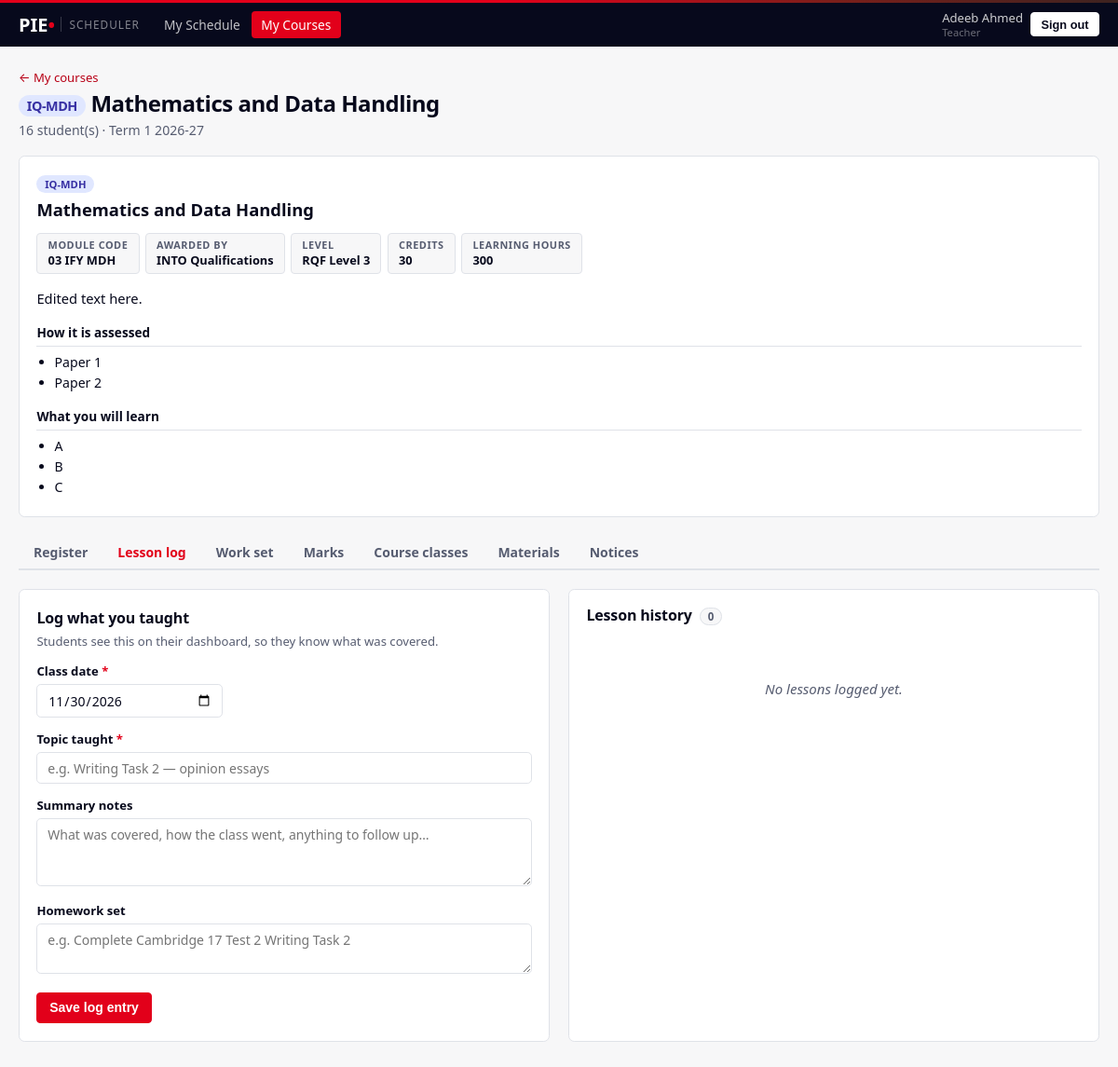
The page /teacher/course/11?tab=lessons (signed in) on the database as committed earlier.
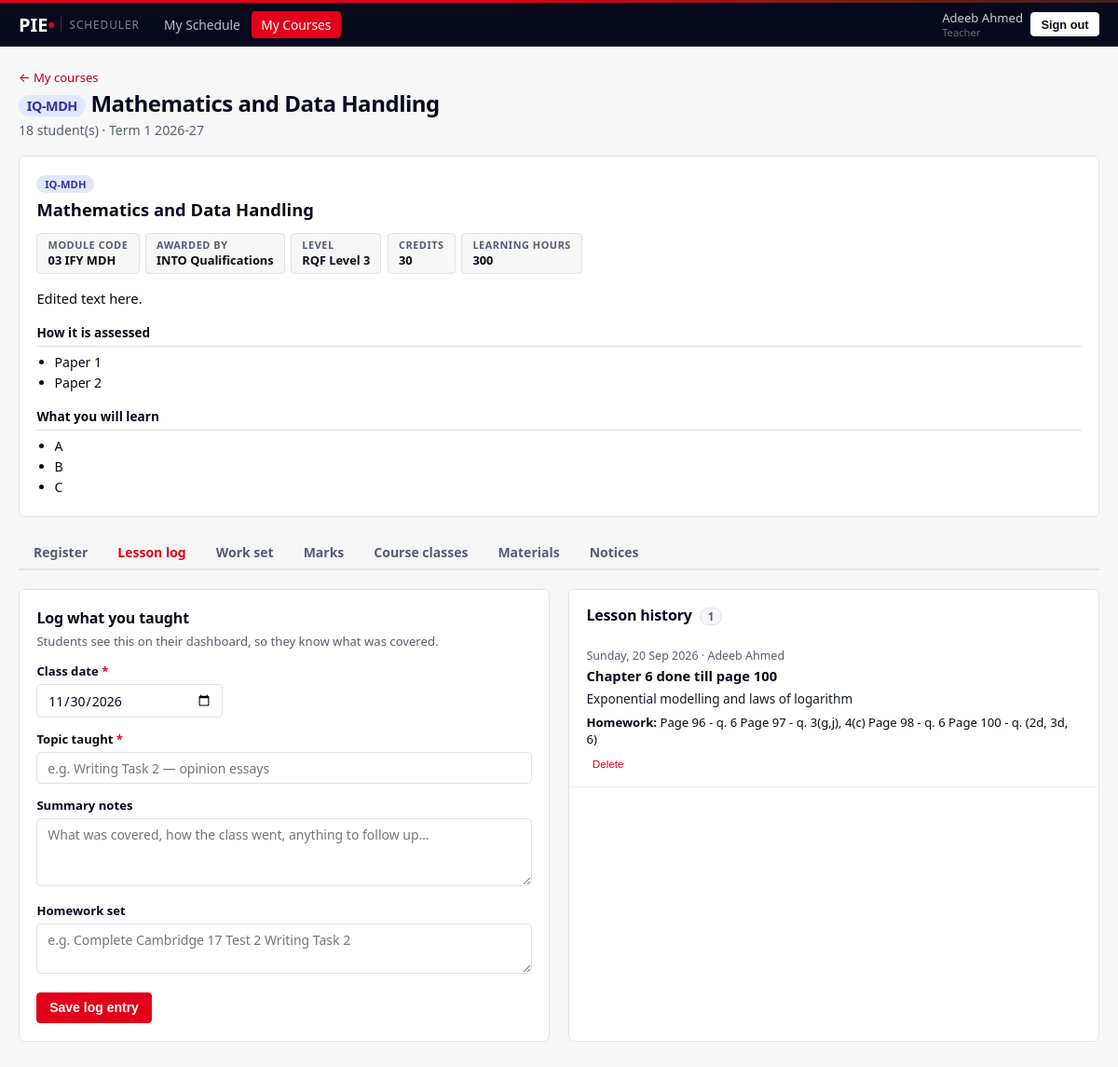
The same page on the database as committed later.
### models.py (models this page shows, shortened)
class Course(db.Model):
    __tablename__ = "course"
    id           = db.Column(db.Integer, primary_key=True)
    course_code  = db.Column(db.String(32), unique=True, nullable=False)
    course_name  = db.Column(db.String(160), nullable=False)
    description  = db.Column(db.Text)          # what the course is, in prose
    mnemonic       = db.Column(db.String(40))    # e.g. 03 IFY MDH
    awarding_body  = db.Column(db.String(120))   # e.g. INTO Qualifications
    level          = db.Column(db.String(80))    # e.g. RQF Level 3
    credits        = db.Column(db.Integer)
    learning_hours = db.Column(db.Integer)
    assessment     = db.Column(db.Text)          # one line per component
    outcomes       = db.Column(db.Text)          # one line per outcome
    branch       = db.Column(db.String(32))
    is_archived  = db.Column(db.Boolean, default=False, nullable=False)
    created_at   = db.Column(db.DateTime, default=datetime.utcnow)
    @property
    def assessment_lines(self):
        return [l.strip() for l in (self.assessment or "").splitlines() if l.strip()]
    @property
    def outcome_lines(self):
        return [l.strip() for l in (self.outcomes or "").splitlines() if l.strip()]
    @property
    def has_detail(self):
        return bool(self.description or self.assessment or self.outcomes
                    or self.credits or self.learning_hours)
    @property
    def facts(self):
        out = []
        if self.mnemonic:      out.append(("Module code", self.mnemonic))
        if self.awarding_body: out.append(("Awarded by", self.awarding_body))
        if self.level:         out.append(("Level", self.level))
        if self.credits:       out.append(("Credits", str(self.credits)))
        if self.learning_hours:
            out.append(("Learning hours", str(self.learning_hours)))
        return out

class LessonLog(db.Model):
    __tablename__ = "lesson_log"
    id           = db.Column(db.Integer, primary_key=True)
    course_id    = db.Column(db.Integer, db.ForeignKey("course.id"), nullable=False, index=True)
    teacher_id   = db.Column(db.Integer, db.ForeignKey("user.id"), nullable=False)
    class_date   = db.Column(db.Date, nullable=False, index=True)
    topic_taught = db.Column(db.Text, nullable=False)
    summary_notes= db.Column(db.Text)
    homework     = db.Column(db.Text)
    created_at   = db.Column(db.DateTime, default=datetime.utcnow)
    course  = db.relationship("Course", backref=db.backref("lessons",
                                                            cascade="all, delete-orphan"))
    teacher = db.relationship("User", backref=db.backref("teacher_lessons",
                                                          cascade="all, delete-orphan"))

class User(UserMixin, db.Model):
    __tablename__ = "user"
    id           = db.Column(db.Integer, primary_key=True)
    username     = db.Column(db.String(64), unique=True, nullable=False, index=True)
    password_hash= db.Column(db.String(255), nullable=False)
    full_name    = db.Column(db.String(120), nullable=False)
    role         = db.Column(db.String(16), nullable=False, index=True)
    status       = db.Column(db.String(16), default="ACTIVE", nullable=False, index=True)
    phone        = db.Column(db.String(32))
    email        = db.Column(db.String(120))
    branch       = db.Column(db.String(32), index=True)
    subjects     = db.Column(db.String(255))          # teachers only
    max_daily_hours = db.Column(db.Float, default=8.0)# teachers only
    days_off     = db.Column(db.String(32))           # teachers: "0,3" = Mon,Thu
    work_hours   = db.Column(db.String(255))          # "0=10:00-20:00;1=14:00-20:00"
    initial_password = db.Column(db.String(64))
    created_at   = db.Column(db.DateTime, default=datetime.utcnow)
    @property
    def is_active(self):
        return self.status == "ACTIVE"
    @property
    def is_admin(self):
        return self.role == "ADMIN"
    @property
    def is_teacher(self):
        return self.role == "TEACHER"
    @property
    def is_viewer(self):
        return self.role == "STUDENT_VIEWER"

### views_teacher.py (the view, shortened to what this page needs)
@bp.route("/teacher/course/<int:cid>")
@login_required
@teacher_only
def course(cid):
    c = db.session.get(Course, cid)
    if not c:
        abort(404)
    students  = _my_students(cid)
    tab       = request.args.get("tab", "register")
    start, end, label = window_from_request()
    extra = {}
    if tab == "register":
        class_date = parse_date(request.args.get("class_date")) or date.today()
        q = (ClassSchedule.query
             .filter(ClassSchedule.date == class_date,
                     ClassSchedule.course_id == cid,
                     ClassSchedule.status != "Cancelled",
                     ClassSchedule.class_type != "Break"))
        if not current_user.is_admin:
            q = q.filter(ClassSchedule.teacher_id == current_user.id)
        sessions = q.order_by(ClassSchedule.start_time).all()
        chosen_id = request.args.get("session_id", type=int)
        session = None
        if sessions:
            session = next((x for x in sessions if x.id == chosen_id), sessions[0])
        roll = []
        if session:
            if session.group:
                roll = sorted((m.student for m in session.group.members if m.student),
                              key=lambda u: u.full_name)
            elif session.student:
                roll = [session.student]
        existing = {}
        if session:
            existing = {a.student_id: a.status for a in
                        ScheduleAttendance.query.filter_by(
                            schedule_id=session.id).all()}
            if not existing:
                existing = {a.student_id: a.status for a in
                            Attendance.query.filter_by(
                                course_id=cid, date=class_date).all()
                            if a.student_id in {s.id for s in roll}}
        marked = (ScheduleAttendance.query
                  .join(ClassSchedule,
                        ScheduleAttendance.schedule_id == ClassSchedule.id)
                  .filter(ClassSchedule.course_id == cid).all())
        marked_dates = sorted({a.schedule.date for a in marked if a.schedule},
                              reverse=True)
        extra = {"class_date": class_date, "existing": existing,
                 "marked_dates": marked_dates, "sessions": sessions,
                 "session": session, "roll": roll}
    elif tab == "lessons":
        extra["logs"] = (LessonLog.query.filter_by(course_id=cid)
                         .order_by(LessonLog.class_date.desc()).all())
    elif tab == "work":
        extra["assessments"] = (Assessment.query.filter_by(course_id=cid)
                                 .order_by(Assessment.assigned_date.desc()).all())
        extra["kinds"] = ASSESSMENT_KINDS
    elif tab == "schedule":
        q = ClassSchedule.query.filter_by(course_id=cid)
        if not current_user.is_admin:
            q = q.filter(ClassSchedule.teacher_id == current_user.id)
        extra["schedules"] = q.order_by(ClassSchedule.date.desc()).all()
    elif tab == "materials":
        extra["materials"] = (CourseMaterial.query.filter_by(course_id=cid)
                              .order_by(CourseMaterial.uploaded_at.desc()).all())
    elif tab == "notices":
        extra["notices"] = (Announcement.query.filter_by(course_id=cid)
                            .order_by(Announcement.created_at.desc()).all())
    return render_template("teacher/course.html",
                           course=c, students=students, tab=tab,
                           window_label=label, start=start, end=end,
                           today_str=date.today().isoformat(),
                           **extra)

### helpers.py (called while the page is built, shortened)
def role_required(*roles):
    def decorator(f):
        @wraps(f)
        def inner(*args, **kwargs):
            if not current_user.is_authenticated:
                return redirect(url_for("login"))
            if current_user.role not in roles:
                abort(403)
            return f(*args, **kwargs)
        return inner
    return decorator

def read_only_guard():
    if not current_user.is_authenticated:
        return None
    if current_user.role != "STUDENT_VIEWER":
        return None

def window_from_request():
    tid = request.args.get("term_id")
    if tid == "all":
        return date(2000, 1, 1), date(2099, 12, 31), "All time"
    if tid:
        t = db.session.get(Term, int(tid))
        if t:
            return t.start_date, t.end_date, t.name
    current = Term.query.filter_by(is_current=True).first()
    if current:
        return current.start_date, current.end_date, current.name
    return date(2000, 1, 1), date(2099, 12, 31), "All time"

### views_teacher.py (called while the page is built)
def _my_students(course_id):
    return course_students(course_id,
                           None if current_user.is_admin else current_user.id)

### templates/teacher/course.html (shortened to what this page needs)
{% extends "base.html" %}
{% import "partials/macros.html" as m %}
{% import "partials/course_about.html" as ab %}
{% block content %}
<div class="page-head">
  <div>
    <p class="ph-back"><a href="{{ url_for('teacher.my_courses') }}">&larr; My courses</a></p>
    <h1 class="page-title">
      <span class="pill pill-navy" style="font-size:.9rem;vertical-align:middle">{{ course.course_code }}</span>
      {{ course.course_name }}
    </h1>
    <p class="page-sub">{{ students|length }} student(s) &middot; {{ window_label }}</p>
  </div>
</div>
{% if course.has_detail %}
  {{ ab.course_about(course) }}
{% endif %}
<nav class="app-tabs">
  {% set tabs = [('register','Register'),('lessons','Lesson log'),('work','Work set'),
                 ('marks','Marks'),('schedule','Course classes'),
                 ('materials','Materials'),('notices','Notices')] %}
  {% for key, label in tabs %}
    <a class="tab {{ 'active' if tab == key }}"
       href="{{ url_for('teacher.course', cid=course.id, tab=key) }}">{{ label }}</a>
  {% endfor %}
</nav>
{% if tab == 'lessons' %}
<div class="form-row cols-2" style="gap:1.25rem">
  <div class="panel">
    <h2 class="panel-title">Log what you taught</h2>
    <p class="panel-hint">Students see this on their dashboard, so they know what was covered.</p>
    <form method="post" action="{{ url_for('teacher.log_lesson', cid=course.id) }}">
      <div style="margin-bottom:.85rem;max-width:200px">
        <label class="form-label">Class date <span class="req">*</span></label>
        <input type="date" class="form-control" name="class_date" value="{{ today_str }}" required>
      </div>
      <div style="margin-bottom:.85rem">
        <label class="form-label">Topic taught <span class="req">*</span></label>
        <input class="form-control" name="topic_taught" required
               placeholder="e.g. Writing Task 2 — opinion essays">
      </div>
      <div style="margin-bottom:.85rem">
        <label class="form-label">Summary notes</label>
        <textarea class="form-control" name="summary_notes" rows="3"
                  placeholder="What was covered, how the class went, anything to follow up…"></textarea>
      </div>
      <div style="margin-bottom:1rem">
        <label class="form-label">Homework set</label>
        <textarea class="form-control" name="homework" rows="2"
                  placeholder="e.g. Complete Cambridge 17 Test 2 Writing Task 2"></textarea>
      </div>
      <button class="btn btn-primary">Save log entry</button>
    </form>
  </div>
  <div class="panel p-0">
    <div class="panel-head" style="padding:1rem 1.15rem .7rem">
      <h2 class="panel-title" style="margin:0">
        Lesson history <span class="count-pill">{{ logs|length }}</span>
      </h2>
    </div>
    {% if logs %}
    <div style="max-height:32rem;overflow-y:auto">
      {% for log in logs %}
      <div style="padding:.85rem 1.15rem;border-bottom:1px solid var(--line-soft)">
        <div class="sub" style="margin-bottom:.2rem">
          {{ log.class_date.strftime('%A, %d %b %Y') }} &middot; {{ log.teacher.full_name }}
        </div>
        <div style="font-weight:700;font-size:.92rem">{{ log.topic_taught }}</div>
        {% if log.summary_notes %}
          <div style="font-size:.85rem;color:var(--ink-2);margin-top:.3rem">{{ log.summary_notes }}</div>
        {% endif %}
        {% if log.homework %}
          <div style="font-size:.82rem;margin-top:.4rem">
            <strong>Homework:</strong> {{ log.homework }}
          </div>
        {% endif %}
        <form method="post" action="{{ url_for('teacher.delete_lesson', lid=log.id) }}"
              onsubmit="return confirm('Delete this log entry?')" style="margin-top:.4rem">
          <button class="btn btn-xs btn-link" style="color:var(--red)">Delete</button>
        </form>
      </div>
      {% endfor %}
    </div>
    {% else %}
    <p class="empty-line">No lessons logged yet.</p>
    {% endif %}
  </div>
</div>
{% endif %}
{% endblock %}

### templates/partials/course_about.html (shortened to what this page needs)
{% macro course_about(course, classes=None, collapsed=6, own_only=false) %}
{% if course.has_detail or classes %}
<div class="panel about" style="margin-bottom:1.25rem">
  <div class="about-head">
    <div>
      <span class="pill pill-navy">{{ course.course_code }}</span>
      <h2 class="about-title">{{ course.course_name }}</h2>
    </div>
  </div>
  {% if course.facts %}
  <div class="facts">
    {% for label, value in course.facts %}
      <div class="fact"><span>{{ label }}</span><b>{{ value }}</b></div>
    {% endfor %}
  </div>
  {% endif %}
  {% if course.description %}
  <div class="about-body">
    {% for para in course.description.split('\n\n') %}
      {% if para.strip() %}<p>{{ para.strip() }}</p>{% endif %}
    {% endfor %}
  </div>
  {% endif %}
  {% if course.assessment_lines %}
  <h3 class="about-h">How it is assessed</h3>
  <ul class="about-list">
    {% for line in course.assessment_lines %}<li>{{ line }}</li>{% endfor %}
  </ul>
  {% endif %}
  {% if course.outcome_lines %}
  <h3 class="about-h">What you will learn</h3>
  <ul class="about-list" id="loList-{{ course.id }}">
    {% for line in course.outcome_lines %}
      <li{% if loop.index0 >= collapsed %} class="lo-more" style="display:none"{% endif %}>{{ line }}</li>
    {% endfor %}
  </ul>
  {% endif %}
</div>
{% endif %}
{% endmacro %}

Rows that differ between the two databases and show on the page:
added LessonLog: class_date "Sunday, 20 Sep 2026", teacher.full_name "Adeeb Ahmed", topic_taught "Chapter 6 done till page 100", summary_notes "Exponential modelling and laws of logarithm", homework "Page 96 - q. 6 Page 97 - q. 3(g,j), 4(c) Page 98 - q. 6 Page 100 - q. (2d, 3d, 6)"
Other text that changed with them:
{{ students|length }}: "16" → "18"
{{ logs|length }}: "0" → "1"
text no longer shown: "No lessons logged yet."
